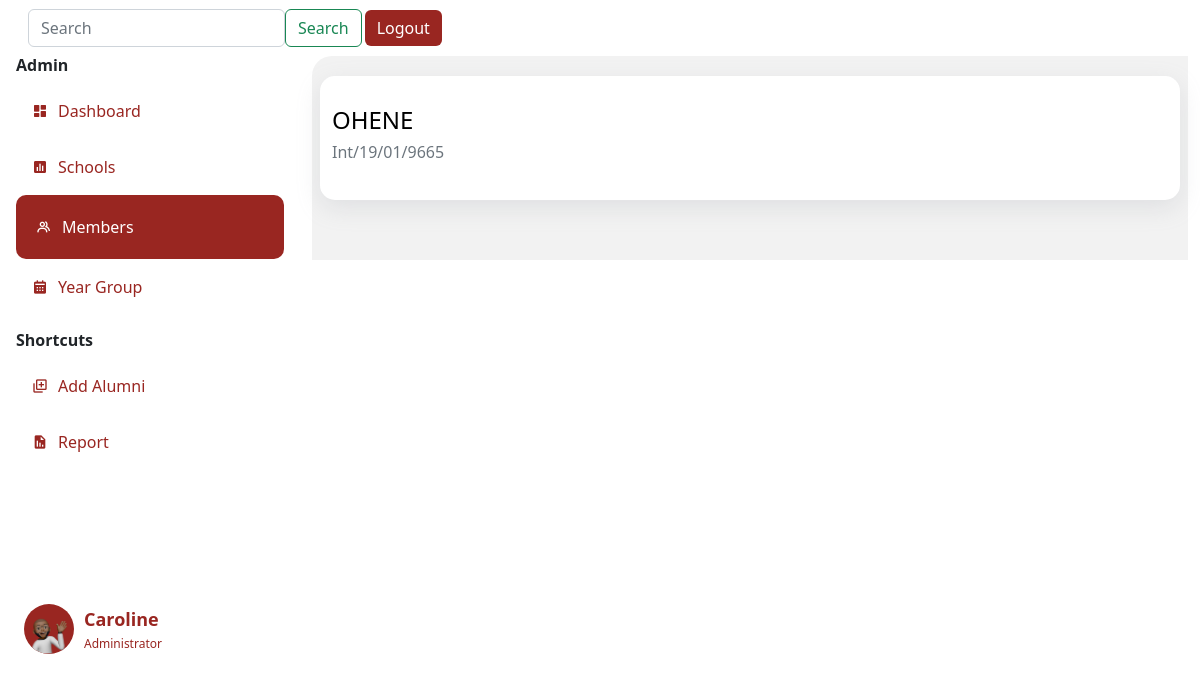
The app's page /list (signed in) with its own data.
### app.py (models this page shows)
class Person(db.Model, UserMixin):
    id= db.Column(db.Integer, primary_key=True)
    name= db.Column(db.String(200), nullable=True)
    yearCompleted= db.Column(db.String(200), nullable=True)
    nationality= db.Column(db.String(200), nullable=True)
    contact= db.Column(db.Integer(), nullable=True)
    email= db.Column(db.String(200), nullable=True)
    faculty= db.Column(db.String(200), nullable=True)
    hallofresidence= db.Column(db.String(200), nullable=True)
    password= db.Column(db.String(20))
    school= db.Column(db.String(20))
    email= db.Column(db.String(20), nullable=True)
    phone= db.Column(db.String(10), nullable=True )
    indexnumber=db.Column(db.String())
    password=db.Column(db.String)
    gender= db.Column(db.String()    )
    department= db.Column(db.String()    )
    program= db.Column(db.String()   )
    telephone= db.Column(db.String()   )
    admitted= db.Column(db.Integer()  )
    address= db.Column(db.String()   )
    work= db.Column(db.String()  )
    guardian= db.Column(db.String()  )
    kin= db.Column(db.String()   )
    relationship= db.Column(db.String()  )
    marital= db.Column(db.String()   )
    health= db.Column(db.String()    )
    form=db.Column(db.String())
    extra= db.Column(db.String()     )
    image_file = db.Column(db.String(20))
    def __repr__(self):
        return f"Person('{self.id}', {self.name}', {self.yearCompleted})"

class User(db.Model,UserMixin):
    id= db.Column(db.Integer, primary_key=True)
    fullname= db.Column(db.String()  )
    indexnumber= db.Column(db.Integer())
    gender= db.Column(db.String()    )
    school= db.Column(db.String()    )
    department= db.Column(db.String()    )
    program= db.Column(db.String()   )
    completed= db.Column(db.Integer()     )
    admitted= db.Column(db.Integer()  )
    email= db.Column(db.String()     )
    telephone= db.Column(db.String()     )
    hall= db.Column(db.String()  )
    nationality= db.Column(db.String()   )
    address= db.Column(db.String()   )
    work= db.Column(db.String()  )
    guardian= db.Column(db.String()  )
    kin= db.Column(db.String()   )
    relationship= db.Column(db.String()  )
    marital= db.Column(db.String()   )
    health= db.Column(db.String()    )
    extra= db.Column(db.String()     )
    image_file = db.Column(db.String(20))
    def __repr__(self):
        return f"User('{self.id}', {self.fullname}, {self.gender}'"

### app.py (the view)
@app.route('/list', methods=['GET', 'POST'])
@login_required
def lists():
    print("Fetching all")
    users=User.query.order_by(User.id.desc()).all()
    print(users)
    print(current_user)
    return render_template("list.html", users=users, current_user=current_user, title="list")

### forms.py
class Search(FlaskForm):
    searched = StringField('Searched', validators=[DataRequired()])
    submit = SubmitField('Search')

### app.py (called while the page is built)
@login_manager.user_loader
def load_user(user_id):
    return Person.query.get(int(user_id))

@app.context_processor
def base():
    form=Search()
    return dict(form=form)

### templates/list.html
{% extends 'layout.html' %}
{% block body %}
<div class="row">
    {%for user in users%}
      <div class="department-item" data-aos="fade-down-left">
        <a href="{{url_for("list", userid=user.id)}}" style="text-decoration: none; color: #992621;">
          <h4 class="names"> {{user.fullname}}</h4>
          <h6 class="text-muted">{{user.indexnumber}}</h6>
      </a>
      </div>
    {% endfor %}
    </div>
{% endblock body %}

### templates/layout.html (shortened to what this page needs)
<!doctype html>
<html lang="en">
  <head>
    <head>
    </head>
    <link rel="stylesheet" type="text/css" href="{{ url_for('static', filename='css/newstyle.css')}}">
    <link href="https://unpkg.com/aos@2.3.1/dist/aos.css" rel="stylesheet">
    <link href='https://unpkg.com/boxicons@2.1.2/css/boxicons.min.css' rel='stylesheet'>
    <link href="https://cdn.jsdelivr.net/npm/bootstrap@5.2.1/dist/css/bootstrap.min.css" rel="stylesheet">
  </head>
  <body>
      <nav class="navbar navbar-expand-lg sticky-top" style="background: #fff; ">
        <div class="container-fluid">
          <div class="collapse navbar-collapse me-2" id="navbarSupportedContent" style="width: 100%;">
            <form class="d-flex " role="search" method='POST' action='{{url_for('search')}}' >
              <input class="form-control " type="search" name='searched' placeholder="Search" aria-label="Search">
              <button class="btn btn-outline-success" type="submit">Search</button>
                </form>
            <button class="btn" style="color: #fff; background: #992621; border: none; margin-left: 3px;" type="logout">
              <a href="{{url_for('logout')}}" style="text-decoration: none; color: #fff;">Logout</a>
            </button>
          </div>
        </div>
      </nav>
      <div class="container-fluid" >
        <div class="row" >
            <div class="col-3 px-1 position-fixed" id="sticky-sidebar">
              <div class="container" >
                  <div class="side-menu">
                    <h6 class="divider"><b>Admin </b></h6>
                    {% if title == 'dashboard' %}
                    <div class="side-nav-button-active">
                      <i class='bx bxs-dashboard icon'></i>
                      <a href="/dashboard" class="side-nav-button-text">Dashboard</a>
                    </div>
                    {% else %}
                    <div class="side-nav-button">
                      <i class='bx bxs-dashboard icon'></i>
                      <a href="/dashboard" class="side-nav-button-text">Dashboard</a>
                    </div>
                    {% endif %}
                    {% if title == "newschools" %}
                    <div class="side-nav-button-active">
                      <i class='bx bxs-bar-chart-square icon'></i>
                      <a href="/newschools" class="side-nav-button-text">Schools</a>
                    </div>
                    {% else %}
                    <div class="side-nav-button">
                      <i class='bx bxs-bar-chart-square icon'></i>
                      <a href="/newschools" class="side-nav-button-text">Schools</a>
                    </div>
                    {% endif %}
                    {% if title == "list" %}
                    <div class="side-nav-button-active">
                      <i class='bx bx-group icon' ></i>
                      <a href="/list" class="side-nav-button-text">Members</a>
                    </div>
                    {% else %}
                    <div class="side-nav-button">
                      <i class='bx bx-group icon' ></i>
                      <a href="/list" class="side-nav-button-text">Members</a>
                    </div>
                    {% endif %}
                    {% if title == "year" %}
                    <div class="side-nav-button-active">
                      <i class='bx bxs-calendar icon' ></i>
                      <a href="/year" class="side-nav-button-text">Year Group</a>
                    </div>
                    {% else %}
                    <div class="side-nav-button">
                      <i class='bx bxs-calendar icon' ></i>
                      <a href="/year" class="side-nav-button-text">Year Group</a>
                    </div>
                    {% endif %}
                  </div>
                  <div class="side-menu">
                    <h6 class="divider" style="margin-top: 2vh;"><b>Shortcuts</b> </h6>
                    {% if title == "addalumni" %}
                      <div class="side-nav-button-active">
                        <i class='bx bx-add-to-queue icon' ></i>
                        <a href="/addalumni" class="side-nav-button-text">Add Alumni</a>
                      </div>
                      {% else %}
                      <div class="side-nav-button">
                        <i class='bx bx-add-to-queue icon' ></i>
                        <a href="/addalumni" class="side-nav-button-text">Add Alumni</a>
                      </div>
                    {% endif %}
                    {% if title == "newreport" %}
                    <div class="side-nav-button-active">
                      <i class='bx bxs-report icon' ></i>
                      <a href="/newreport" class="side-nav-button-text">Report</a>
                    </div>
                    {% else %}
                    <div class="side-nav-button">
                      <i class='bx bxs-report icon' ></i>
                      <a href="/newreport" class="side-nav-button-text">Report</a>
                    </div>
                    {% endif %}
                  </div>
                  <div class="profile-details" style=" bottom: 0; padding-top: 50%;">
                    <div class="elipse" style="background: #992621; border-radius: 50%;">
                      <img src="static/img/memoji.png" alt="" width="100%" >
                    </div>
                    <div class="profile-info" style="padding-left: 10px;">
                      <div class="profile-name"><b>{{current_user.name}}</b> </div>
                      <div class="title">Administrator</div>
                    </div>
                  </div>
        </div>
            </div>
            <div class="col offset-3" id="main">
              <div class="container" style="background-color: #f2f2f2; padding: 20px; border-radius: 20px 0 0 0;">
              {% block body %}
              {% endblock%}
              </div>
            </div>
        </div>
    </div>
</body>
</html>

### static/css/newstyle.css (style rules this page uses)
body { background: #f2f2f2; }
.side-nav-button { padding: 16px; background-color: #fff; border-radius: 10px; color: #992621; display: flex; align-items: center; }
h4 { color: black; }
.side-nav-button-text { margin: 0; padding-left: 10px; }
.side-nav-button-active { padding: 20px; background-color: #992621; border-radius: 10px; color: #fff; display: flex; align-items: center; }
.side-nav-button a { text-decoration: none; color: #992621; }
.side-nav-button-active a { text-decoration: none; color: #fff; }
.department-item { background-color: #fff; padding: 30px; border-radius: 15px; color: #fff; margin: 0; box-shadow: rgba(149, 157, 165, 0.2) 0px 8px 24px; margin-bottom: 5vh; justify-content: space-between; }
.profile-details { border-radius: 10px; padding: 8px; display: flex; align-items: center; }
.elipse img { width: 50px; height: 50px; border-radius: 50%; }
.profile-name { color: #992621; font-size: 18px; font-weight: 500; margin-bottom: 2px; }
.title { font-size: 12px; color: #992621; font-weight: 400; }
.names { text-transform: uppercase; color: black; }

### records on screen
Person: name "Caroline"
User: fullname "OHENE", indexnumber "Int/19/01/9665"
